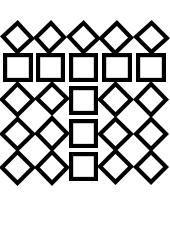
#> input picture OCR_Tests/T.png, 170 x 240 px
$ python ocr.py
#> lines starting #> are read from the running program, lines starting #| are printed output that depends on the picture; after the words box and inside, x2 and y2 are one past the last pixel; in counts of white or black regions, pixels touching at a corner belong together
import pytesseract
import cv2

originalImage = cv2.imread("T.png")
#> originalImage is the input picture: shape (240, 170, 3); min 0, max 255, mean 196.7
grayImage = cv2.cvtColor(originalImage, cv2.COLOR_BGR2GRAY)
_,grayImage = cv2.threshold(grayImage, 254, 255, cv2.THRESH_BINARY_INV)
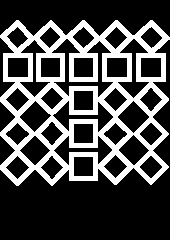
#> grayImage: shape (240, 170); 28.4% white; 1 white region, box (x1, y1, x2, y2) and area: (0, 20, 170, 186) 11570
#> (the run stopped early here; a loop or call above may not have finished)

$ run again, with OCR_Tests/TEA_Example.png copied over OCR_Tests/T.png
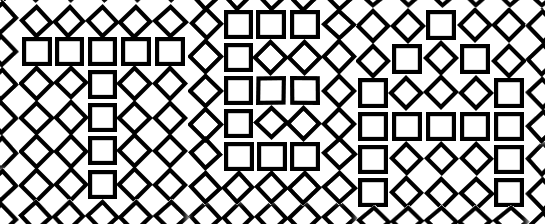
#> input picture OCR_Tests/TEA_Example.png, 545 x 224 px
#> originalImage is the input picture: shape (224, 545, 3); min 0, max 255, mean 170.1
#> `_,grayImage = cv2.threshold(grayImage, 254, 255, cv2.THRESH_BINARY_INV)`:
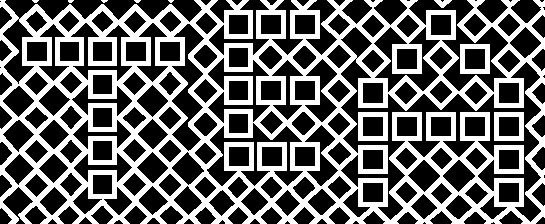
#> grayImage: shape (224, 545); 40.3% white; 10 white regions (5 under 20 px), largest, box (x1, y1, x2, y2) and area: (0, 0, 545, 224) 47551, (460, 44, 490, 74) 500, (358, 112, 388, 141) 490, (494, 112, 524, 141) 490, (434, 0, 452, 8) 80

$ run again, with OCR_Tests/T_fail.png copied over OCR_Tests/T.png
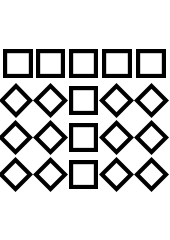
#> input picture OCR_Tests/T_fail.png, 170 x 240 px
#> originalImage is the input picture: shape (240, 170, 3); min 0, max 255, mean 208.5
#> `_,grayImage = cv2.threshold(grayImage, 254, 255, cv2.THRESH_BINARY_INV)`:
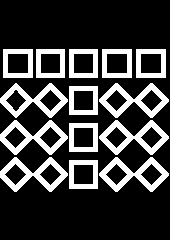
#> grayImage: shape (240, 170); 22.9% white; 14 white regions, largest, box (x1, y1, x2, y2) and area: (99, 83, 169, 118) 920, (99, 120, 169, 155) 920, (99, 157, 169, 192) 920
